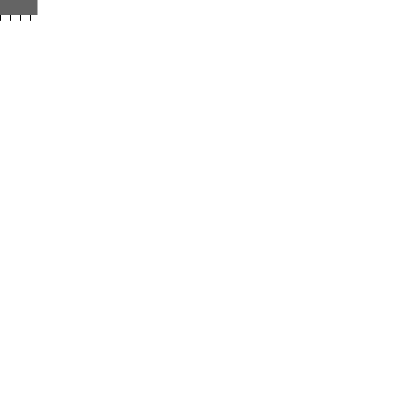
Frame 1 (no input)
Frame 60 (the mouse pressed at the canvas centre just before this capture): identical to frame 1, image omitted
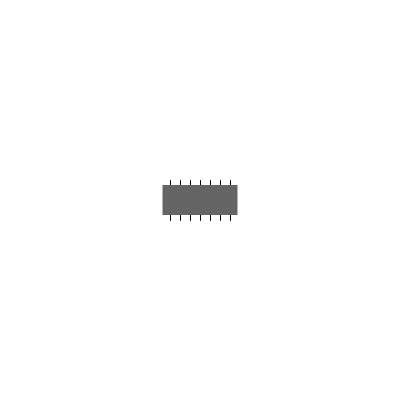
Frame 120 (the mouse held since frame 60 and released just before this capture)

The Processing sketch that drew these frames (run headless with seeded random() and noise(); from frame 60 on, the mouse is pressed at the canvas centre):

// Processing sketch: sketch_140523e
// ── sketch_140523e.pde
void setup(){
  size(400,400);
  fill(100);
  rectMode(CENTER);
}

void draw(){
  background(255);
  
  stroke(0);
  for(int i = 0;i<7;i++){
    line(mouseX+30-10*i,mouseY-20,mouseX+30-10*i,mouseY+20);
  }
  noStroke();
  rect(mouseX,mouseY,75,30);
}
